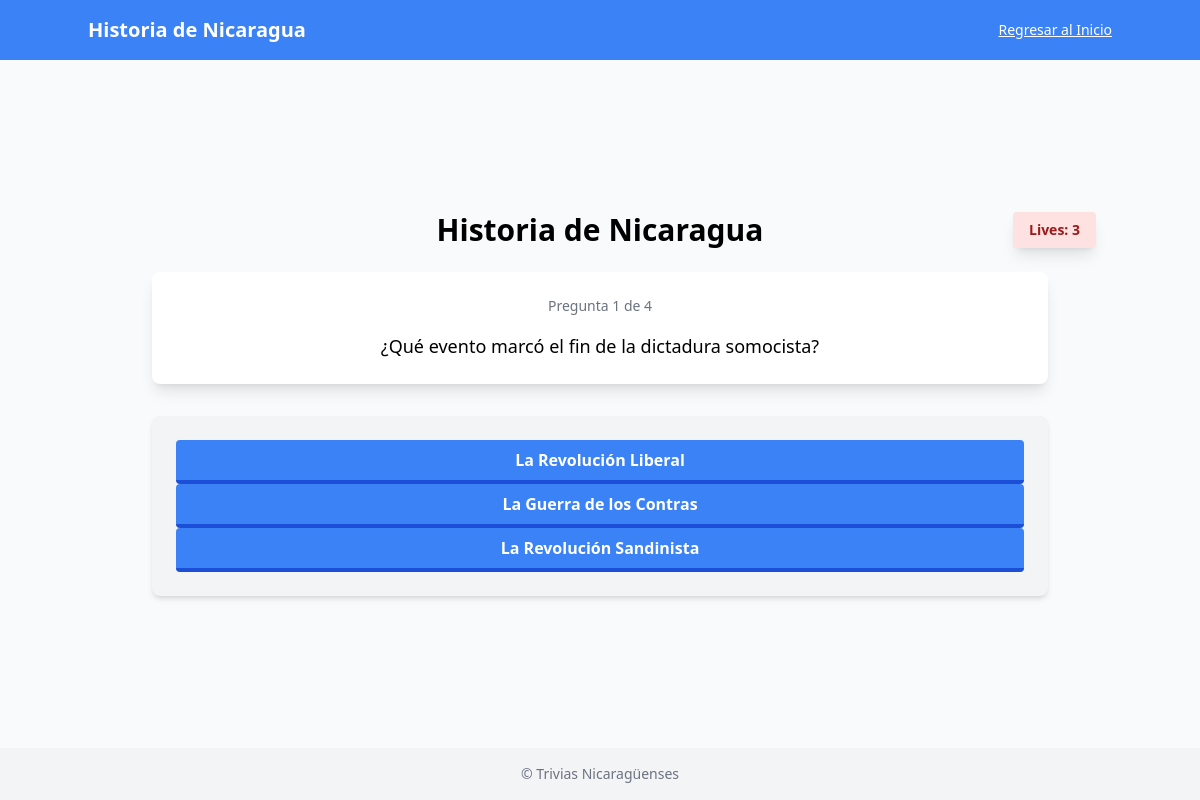
The app's page /trivia/2 (signed in) with its own data.
### tables this page shows
CREATE TABLE trivias (
  trivia_id integer,
  user_id integer,
  category_id integer,
  title text,
  points integer,
  FOREIGN KEY (user_id) REFERENCES users(id),
  FOREIGN KEY (category_id) REFERENCES categories(category_id),
  PRIMARY KEY (trivia_id)
);

CREATE TABLE questions (
  question_id integer,
  trivia_id integer,
  question_text text,
  FOREIGN KEY (trivia_id) REFERENCES trivias(trivia_id),
  PRIMARY KEY (question_id)
);

CREATE TABLE responses (
  response_id integer,
  trivia_id integer,
  question_id integer,
  response_text text,
  FOREIGN KEY (trivia_id) REFERENCES trivias(trivia_id),
  FOREIGN KEY (question_id) REFERENCES questions(question_id),
  PRIMARY KEY (response_id)
);

CREATE TABLE correct_responses (
  correct_response_id integer,
  trivia_id integer,
  question_id integer,
  correct_response_text text,
  FOREIGN KEY (trivia_id) REFERENCES trivias(trivia_id),
  FOREIGN KEY (question_id) REFERENCES questions(question_id),
  PRIMARY KEY (correct_response_id)
);

### app.py (the view)
@app.route("/trivia/<int:trivia_id>")
@login_required
def trivia(trivia_id):
    con = get_con_connection()
    user_id = session["user_id"]
    if "lives" not in session:
        print("Obtenemos las vidas")
        session["lives"] = 3
    print(session["lives"])
    trivia = con.execute("SELECT * FROM trivias WHERE trivia_id = ?", (trivia_id,)).fetchone()
    con.close()
    if not trivia:
        con.close()
        return redirect("/")
    print(f"Obtenemos los datos de la trivia. {dict(trivia)} \n")
    datos_trivia = trivia
    trivia = trivia[0]
    print(f"Obtenemos el id de la trivia {trivia_id} \n")
    con = get_con_connection()
    unanswered_questions = con.execute("""
    SELECT q.*
    FROM questions q
    WHERE q.trivia_id = ?
    AND NOT EXISTS (
        SELECT 1
        FROM user_responses ur
        WHERE ur.user_id = ? AND ur.correct_question_id = q.question_id
    )
    ORDER BY q.question_id
    """,(trivia_id, user_id,)).fetchall()
    unanswered_questions_dicts = [dict(row) for row in unanswered_questions]
    print(f"Obtenemos las preguntas sin obtener {unanswered_questions_dicts} \n")
    con.close()
    if not unanswered_questions:
        flash("Ya completaste esta trivia.", "success")
        con.close()
        return redirect("/")
    random.shuffle(unanswered_questions)
    unanswered_questions_dicts = [dict(row) for row in unanswered_questions]
    print(f"randomizamos las preguntas {unanswered_questions_dicts} \n")
    question = unanswered_questions[0]
    print(f"Obtenemos la primera pregunta de la lista de preguntas no respondidas {dict(question)}\n")
    con = get_con_connection()
    responses = con.execute(
        "SELECT * FROM responses WHERE question_id = ?", (question["question_id"],)
    ).fetchall()
    responses_dicts = [dict(row) for row in responses]
    print(f"Obtenemos todas las respuestas erroneas de responses {responses_dicts} \n")
    correct_responses = con.execute(
        "SELECT * FROM correct_responses WHERE question_id = ?", (question["question_id"],),
    ).fetchall()
    correct_responses_dicts = [dict(row) for row in correct_responses]
    print(f"Obtenemos las respuestas correctas de correct_responses {correct_responses_dicts} \n")
    con.close()
    total_responses = responses + correct_responses
    total_responses_dicts = [dict(row) for row in total_responses]
    print(f"Creamos total_responses {total_responses_dicts} \n")
    random.shuffle(total_responses)
    total_responses_dicts = [dict(row) for row in total_responses]
    print(f"Randomizamos total_responses{total_responses_dicts} \n")
    """Algo raro pero aqui contamos todas las preguntas en total que tiene ligada esta
     trivia"""
    con = get_con_connection()
    total_questions = con.execute(
    "SELECT COUNT(*) as total FROM questions WHERE trivia_id = ?", (trivia_id,)
        ).fetchone()
    print(f"Obtenemos en numero todas las preguntas de la trivia {dict(total_questions)} \n")
    """Aqui contamos el progreso, contea todos los elementos que encuentre con esta query,
    de la tabla user_responses, pues al parecer dentro de esta tabla busco encontrar todas las
    preguntas y respuestas que tengo incluidas dentro de mi tabla de user_responses, esto
    antes tenia sentido porque yo incluia todas las responses dentro de la tabla de user_responses
    pero ahora solo incluyo las que vengan de correct_user_responses"""
    """me podrias explicar que es lo que realmente hace aqui?, cuenta cuantas preguntas
    ya han sido respondidas en la tabla de user_responses?"""
    answered_count = con.execute(
        """
        SELECT COUNT(correct_response_id) as count
        FROM user_responses ur
        WHERE ur.user_id = ? AND ur.trivia_id = ?
        """,(
        user_id, trivia_id,)
    ).fetchone()
    print(f"Obtenemos las preguntas que ya han sido respondidas y entramos a el render_template {dict(answered_count)} /n")
    con.close()
    '''for response in total_responses_dicts:
        print(f"{response} /n")'''
    print("THIS IS ALL THE DATA BY ORDER. 1.datos_trivia, 2.question, 3.responses, 4.correct_responses, 5.total_responses, 6.answered_count ,7.lives, 8.unanswered_questions \n")
    print(f"datos trivia: {dict(datos_trivia)} \n question:  {dict(question)} \n responses:{responses_dicts} \n correct_responses{correct_responses_dicts} \n")
    print(f"total responses: {total_responses_dicts} \n answered count: {dict(answered_count)} \n unanswered questions: {unanswered_questions_dicts} \n")
    print(f" LIVES {session['lives']}")
    template_total_questions = dict(total_questions)
    print(f"\n answered_count: {answered_count[0] +1 } \n total_questions: {template_total_questions}")
    total_responses = [dict(response) for response in total_responses]
    return render_template(
        "trivia.html",
        trivia = datos_trivia,
        question = question,
        responses = responses,
        correct_responses = correct_responses,
        total_responses = total_responses,
        question_num = answered_count[0],
        total_questions = template_total_questions["total"],
        lives = session["lives"],
        unanswered_questions = unanswered_questions # Enviar las vidas a la plantilla
    )

### app.py (called while the page is built)
@app.after_request
def after_request(response):
    response.headers["Cache-Control"] = "no-cache, no-store, must-revalidate"
    response.headers["Expires"] = 0
    response.headers["Pragma"] = "no-cache"
    return response

### helpers.py (called while the page is built)
def get_con_connection():
    db_path = os.path.abspath("users.db")
    con = sqlite3.connect(db_path)
    con.row_factory = sqlite3.Row
    return con

def login_required(f):
    @wraps(f)
    def decorated_function(*args, **kwargs):
        if session.get("user_id") is None:
            return redirect("/login")
        return f(*args, **kwargs)
    return decorated_function

### templates/trivia.html
{% extends "trivia_layout.html" %}
{% block content %}
<div class="container mx-auto px-4 py-16" id="trivia-container">
    <div class="flex items-center justify-between mb-6 relative sm:min-h-0">
        <div class="absolute left-1/2 transform -translate-x-1/2">
            <h2 class="text-3xl font-semibold text-center">{{ trivia['title'] }}</h2>
        </div>
        <div class="ml-auto bg-red-100 text-red-800 text-sm font-bold px-4 py-2 rounded shadow-lg">
            Lives: {{ lives }}
        </div>
    </div>
    <div class="bg-white rounded-lg shadow-lg p-6 w-full max-w-4xl mx-auto mb-8">
        <p class="text-sm text-gray-500 text-center mb-4">
            Pregunta {{ question_num + 1 }} de {{ total_questions }}
        </p>
        <p id="question-text" class="text-lg font-medium text-center">
            {{ question['question_text'] }}
        </p>
    </div>
    <div class="bg-gray-100 rounded-lg shadow-md p-6 w-full max-w-4xl mx-auto">
        {% for respuesta in total_responses %}
            {% if "correct_response_id" in respuesta %}
                <form
                method="POST"
                action="{{ url_for('register_correct_response', trivia_id= trivia['trivia_id'], correct_response_id= respuesta['correct_response_id'],  total_questions = total_questions, correct_question_id = respuesta['question_id'])}}"
                >
                    <button
                        type="submit"
                        id="button"
                        class="bg-blue-500 hover:bg-blue-400 text-white font-bold py-2 px-4 border-b-4 border-blue-700 hover:border-blue-500 rounded w-full trivia-button"
                    >
                    {{respuesta['correct_response_text']}}
                    </button>
                </form>
            {% elif "response_id" in respuesta %}
            <form
            method="POST"
            action="{{ url_for('register_response', trivia_id=trivia['trivia_id'], response_id = respuesta['response_id'], question_id = respuesta['question_id'])}}"
            >
            <button
                type="submit"
                id="button"
                class="bg-blue-500 hover:bg-blue-400 text-white font-bold py-2 px-4 border-b-4 border-blue-700 hover:border-blue-500 rounded w-full trivia-button"
            >
                {{ respuesta['response_text'] }}
            </button>
        </form>
        {% endif %}
        {% endfor %}
    </div>
</div>
{% endblock %}

### templates/trivia_layout.html (shortened to what this page needs)
<!DOCTYPE html>
<html lang="en">
<head>
    <script src="https://cdn.tailwindcss.com"></script>
</head>
<body class="bg-gray-50 min-h-screen flex flex-col">
   <header class="bg-blue-500 text-white py-4 px-6">
    <div class="container mx-auto flex flex-col sm:flex-row items-start sm:items-center justify-between space-y-2 sm:space-y-0">
        <h1 class="text-base sm:text-xl font-semibold">{{ trivia.title if trivia else "Trivias" }}</h1>
        <a href="/" class="text-xs sm:text-sm underline hover:text-gray-300">Regresar al Inicio</a>
    </div>
</header>
    <main class="flex-1 flex justify-center items-center py-8">
        {% block content %}
        {% endblock %}
    </main>
    <footer class="bg-gray-100 text-center py-4 text-sm text-gray-500">
        &copy; {{ current_year }} Trivias Nicaragüenses
    </footer>
</body>
</html>

### records on screen
trivias: title "Historia de Nicaragua"
questions: question_text "¿Qué evento marcó el fin de la dictadura somocista?"
responses: response_text "La Revolución Liberal"
responses: response_text "La Guerra de los Contras"
correct_responses: correct_response_text "La Revolución Sandinista"

### other values on screen
{{ lives }} "3"
{{ question_num + 1 }} "1"
{{ total_questions }} "4"
